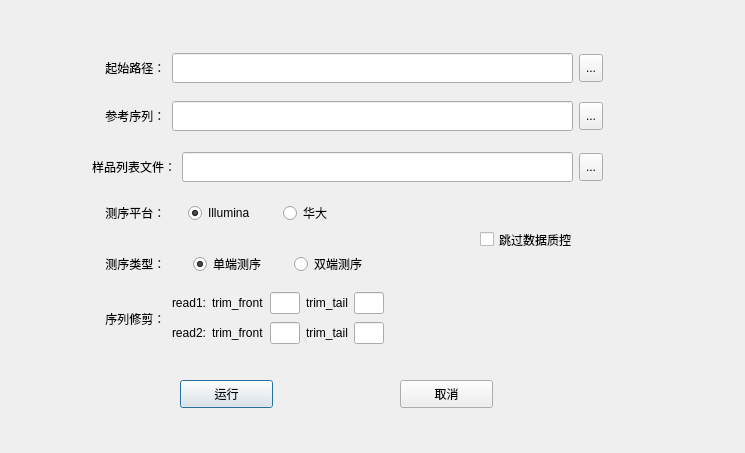
<?xml version="1.0" encoding="UTF-8"?>
<ui version="4.0">
 <class>Dialog</class>
 <widget class="QDialog" name="Dialog">
  <property name="geometry">
   <rect>
    <x>0</x>
    <y>0</y>
    <width>745</width>
    <height>453</height>
   </rect>
  </property>
  <property name="windowTitle">
   <string>Dialog</string>
  </property>
  <widget class="QPushButton" name="run_btn">
   <property name="geometry">
    <rect>
     <x>180</x>
     <y>380</y>
     <width>93</width>
     <height>28</height>
    </rect>
   </property>
   <property name="text">
    <string>运行</string>
   </property>
  </widget>
  <widget class="QPushButton" name="cancel_btn">
   <property name="geometry">
    <rect>
     <x>400</x>
     <y>380</y>
     <width>93</width>
     <height>28</height>
    </rect>
   </property>
   <property name="text">
    <string>取消</string>
   </property>
  </widget>
  <widget class="QCheckBox" name="checkBox">
   <property name="geometry">
    <rect>
     <x>480</x>
     <y>230</y>
     <width>141</width>
     <height>19</height>
    </rect>
   </property>
   <property name="text">
    <string>跳过数据质控</string>
   </property>
  </widget>
  <widget class="QWidget" name="">
   <property name="geometry">
    <rect>
     <x>92</x>
     <y>52</y>
     <width>511</width>
     <height>32</height>
    </rect>
   </property>
   <layout class="QHBoxLayout" name="horizontalLayout">
    <item>
     <widget class="QLabel" name="path_LB">
      <property name="text">
       <string>    起始路径：</string>
      </property>
     </widget>
    </item>
    <item>
     <widget class="QLineEdit" name="path_LE">
      <property name="minimumSize">
       <size>
        <width>0</width>
        <height>30</height>
       </size>
      </property>
     </widget>
    </item>
    <item>
     <widget class="QToolButton" name="path_btn">
      <property name="maximumSize">
       <size>
        <width>30</width>
        <height>28</height>
       </size>
      </property>
      <property name="text">
       <string>...</string>
      </property>
     </widget>
    </item>
   </layout>
  </widget>
  <widget class="QWidget" name="">
   <property name="geometry">
    <rect>
     <x>92</x>
     <y>290</y>
     <width>447</width>
     <height>57</height>
    </rect>
   </property>
   <layout class="QHBoxLayout" name="horizontalLayout_6">
    <item>
     <widget class="QLabel" name="cut_LB">
      <property name="text">
       <string>    序列修剪：</string>
      </property>
     </widget>
    </item>
    <item>
     <layout class="QVBoxLayout" name="verticalLayout">
      <item>
       <layout class="QHBoxLayout" name="horizontalLayout_4">
        <item>
         <widget class="QLabel" name="read1_LB">
          <property name="text">
           <string>read1:</string>
          </property>
         </widget>
        </item>
        <item>
         <widget class="QLabel" name="read1_LB1">
          <property name="text">
           <string>trim_front</string>
          </property>
         </widget>
        </item>
        <item>
         <widget class="QLineEdit" name="read1f_LE">
          <property name="maximumSize">
           <size>
            <width>30</width>
            <height>16777215</height>
           </size>
          </property>
         </widget>
        </item>
        <item>
         <widget class="QLabel" name="read1_LB2">
          <property name="text">
           <string>trim_tail</string>
          </property>
         </widget>
        </item>
        <item>
         <widget class="QLineEdit" name="read1t_LE">
          <property name="maximumSize">
           <size>
            <width>30</width>
            <height>16777215</height>
           </size>
          </property>
         </widget>
        </item>
        <item>
         <spacer name="horizontalSpacer_3">
          <property name="orientation">
           <enum>Qt::Horizontal</enum>
          </property>
          <property name="sizeHint" stdset="0">
           <size>
            <width>40</width>
            <height>20</height>
           </size>
          </property>
         </spacer>
        </item>
       </layout>
      </item>
      <item>
       <layout class="QHBoxLayout" name="horizontalLayout_5">
        <item>
         <widget class="QLabel" name="read2_LB">
          <property name="text">
           <string>read2:</string>
          </property>
         </widget>
        </item>
        <item>
         <widget class="QLabel" name="read2f_LB">
          <property name="text">
           <string>trim_front</string>
          </property>
         </widget>
        </item>
        <item>
         <widget class="QLineEdit" name="read2f_LE">
          <property name="maximumSize">
           <size>
            <width>30</width>
            <height>16777215</height>
           </size>
          </property>
         </widget>
        </item>
        <item>
         <widget class="QLabel" name="read2t_LB">
          <property name="text">
           <string>trim_tail</string>
          </property>
         </widget>
        </item>
        <item>
         <widget class="QLineEdit" name="read2t_LE">
          <property name="maximumSize">
           <size>
            <width>30</width>
            <height>16777215</height>
           </size>
          </property>
         </widget>
        </item>
        <item>
         <spacer name="horizontalSpacer_4">
          <property name="orientation">
           <enum>Qt::Horizontal</enum>
          </property>
          <property name="sizeHint" stdset="0">
           <size>
            <width>40</width>
            <height>20</height>
           </size>
          </property>
         </spacer>
        </item>
       </layout>
      </item>
     </layout>
    </item>
   </layout>
  </widget>
  <widget class="QWidget" name="">
   <property name="geometry">
    <rect>
     <x>92</x>
     <y>100</y>
     <width>511</width>
     <height>32</height>
    </rect>
   </property>
   <layout class="QHBoxLayout" name="horizontalLayout_7">
    <item>
     <widget class="QLabel" name="xvlie_LB">
      <property name="text">
       <string>    参考序列：</string>
      </property>
     </widget>
    </item>
    <item>
     <widget class="QLineEdit" name="xvlie_LE">
      <property name="minimumSize">
       <size>
        <width>0</width>
        <height>30</height>
       </size>
      </property>
     </widget>
    </item>
    <item>
     <widget class="QToolButton" name="xvlie_btn">
      <property name="maximumSize">
       <size>
        <width>30</width>
        <height>28</height>
       </size>
      </property>
      <property name="text">
       <string>...</string>
      </property>
     </widget>
    </item>
   </layout>
  </widget>
  <widget class="QWidget" name="">
   <property name="geometry">
    <rect>
     <x>92</x>
     <y>151</y>
     <width>511</width>
     <height>32</height>
    </rect>
   </property>
   <layout class="QHBoxLayout" name="horizontalLayout_8">
    <item>
     <widget class="QLabel" name="sample_LB">
      <property name="text">
       <string>样品列表文件：</string>
      </property>
     </widget>
    </item>
    <item>
     <widget class="QLineEdit" name="sample_LE">
      <property name="minimumSize">
       <size>
        <width>0</width>
        <height>30</height>
       </size>
      </property>
     </widget>
    </item>
    <item>
     <widget class="QToolButton" name="sample_btn">
      <property name="maximumSize">
       <size>
        <width>30</width>
        <height>28</height>
       </size>
      </property>
      <property name="text">
       <string>...</string>
      </property>
     </widget>
    </item>
   </layout>
  </widget>
  <widget class="QWidget" name="">
   <property name="geometry">
    <rect>
     <x>92</x>
     <y>253</y>
     <width>297</width>
     <height>22</height>
    </rect>
   </property>
   <layout class="QHBoxLayout" name="horizontalLayout_3">
    <item>
     <widget class="QLabel" name="type_LB">
      <property name="text">
       <string>    测序类型：</string>
      </property>
     </widget>
    </item>
    <item>
     <widget class="QRadioButton" name="single_radio">
      <property name="text">
       <string>单端测序</string>
      </property>
      <property name="checked">
       <bool>true</bool>
      </property>
      <property name="autoRepeat">
       <bool>false</bool>
      </property>
     </widget>
    </item>
    <item>
     <widget class="QRadioButton" name="double_radio">
      <property name="text">
       <string>双端测序</string>
      </property>
     </widget>
    </item>
   </layout>
  </widget>
  <widget class="QWidget" name="">
   <property name="geometry">
    <rect>
     <x>92</x>
     <y>202</y>
     <width>281</width>
     <height>22</height>
    </rect>
   </property>
   <layout class="QHBoxLayout" name="horizontalLayout_2">
    <item>
     <widget class="QLabel" name="platform_LB">
      <property name="text">
       <string>    测序平台：</string>
      </property>
     </widget>
    </item>
    <item>
     <widget class="QRadioButton" name="ill_radio">
      <property name="text">
       <string>Illumina</string>
      </property>
      <property name="checked">
       <bool>true</bool>
      </property>
     </widget>
    </item>
    <item>
     <widget class="QRadioButton" name="huada_radio">
      <property name="text">
       <string>华大</string>
      </property>
     </widget>
    </item>
   </layout>
  </widget>
 </widget>
 <resources/>
 <connections/>
</ui>
